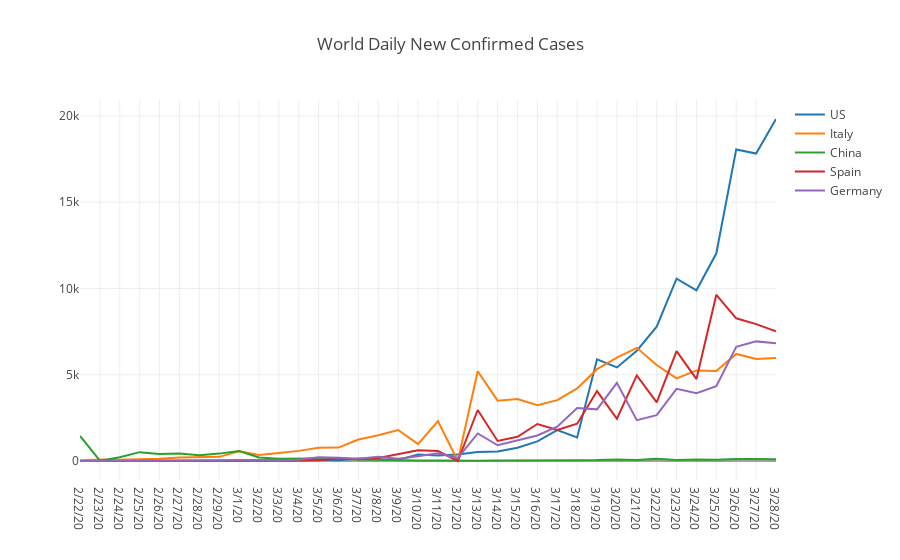

Notebook code for this chart:
### Code cell
dfConfirmedWorldTop5 = dfConfirmedWorldTop.head(5)

dfConfirmedWorldTop5DailyDataCols = dfConfirmedWorldTop5[dfConfirmedWorldTop5.columns[4:]]
dfConfirmedWorldTop5Daily = pd.concat([dfConfirmedWorldTop5[dfConfirmedWorldTop5.columns[:4]], dfConfirmedWorldTop5DailyDataCols.diff(axis=1)], axis=1)

data = [{
    'x': row[1].index[35:],
    'y': row[1].values[35:],
    'name': row[1].values[1] if str(row[1].values[0]) == 'nan' else '{} {}'.format( row[1].values[0], row[1].values[1])
}  for row in dfConfirmedWorldTop5Daily.iterrows()]

layout = dict(title = 'World Daily New Confirmed Cases')
py.iplot(dict(data=data, layout=layout))

dfConfirmedWorldTop5Daily

### Figure 1 — Plotly figure (JSON) as saved in the notebook; plotly's stock layout.template omitted (floating-point values rounded to 4 significant figures)
{"data": [{"name": "US", "x": ["2/22/20", "2/23/20", "2/24/20", "2/25/20", "2/26/20", "2/27/20", "2/28/20", "2/29/20", "3/1/20", "3/2/20", "3/3/20", "3/4/20", "3/5/20", "3/6/20", "3/7/20", "3/8/20", "3/9/20", "3/10/20", "3/11/20", "3/12/20", "3/13/20", "3/14/20", "3/15/20", "3/16/20", "3/17/20", "3/18/20", "3/19/20", "3/20/20", "3/21/20", "3/22/20", "3/23/20", "3/24/20", "3/25/20", "3/26/20", "3/27/20", "3/28/20"], "y": [0, 0, 36, 0, 6, 1, 2, 8, 6, 24, 20, 31, 68, 45, 140, 116, 65, 376, 322, 382, 516, 548, 772, 1133, 1789, 1362, 5894, 5423, 6389, 7787, 10571, 9893, 12038, 18058, 17821, 19821]}, {"name": "Italy", "x": ["2/22/20", "2/23/20", "2/24/20", "2/25/20", "2/26/20", "2/27/20", "2/28/20", "2/29/20", "3/1/20", "3/2/20", "3/3/20", "3/4/20", "3/5/20", "3/6/20", "3/7/20", "3/8/20", "3/9/20", "3/10/20", "3/11/20", "3/12/20", "3/13/20", "3/14/20", "3/15/20", "3/16/20", "3/17/20", "3/18/20", "3/19/20", "3/20/20", "3/21/20", "3/22/20", "3/23/20", "3/24/20", "3/25/20", "3/26/20", "3/27/20", "3/28/20"], "y": [42, 93, 74, 93, 131, 202, 233, 240, 566, 342, 466, 587, 769, 778, 1247, 1492, 1797, 977, 2313, 0, 5198, 3497, 3590, 3233, 3526, 4207, 5322, 5986, 6557, 5560, 4789, 5249, 5210, 6203, 5909, 5974]}, {"name": "China", "x": ["2/22/20", "2/23/20", "2/24/20", "2/25/20", "2/26/20", "2/27/20", "2/28/20", "2/29/20", "3/1/20", "3/2/20", "3/3/20", "3/4/20", "3/5/20", "3/6/20", "3/7/20", "3/8/20", "3/9/20", "3/10/20", "3/11/20", "3/12/20", "3/13/20", "3/14/20", "3/15/20", "3/16/20", "3/17/20", "3/18/20", "3/19/20", "3/20/20", "3/21/20", "3/22/20", "3/23/20", "3/24/20", "3/25/20", "3/26/20", "3/27/20", "3/28/20"], "y": [1451, 21, 219, 513, 412, 434, 328, 428, 576, 204, 125, 125, 151, 153, 80, 53, 37, 27, 34, 11, 13, 32, 26, 30, 25, 44, 54, 94, 55, 130, 63, 93, 70, 121, 115, 102]}, {"name": "Spain", "x": ["2/22/20", "2/23/20", "2/24/20", "2/25/20", "2/26/20", "2/27/20", "2/28/20", "2/29/20", "3/1/20", "3/2/20", "3/3/20", "3/4/20", "3/5/20", "3/6/20", "3/7/20", "3/8/20", "3/9/20", "3/10/20", "3/11/20", "3/12/20", "3/13/20", "3/14/20", "3/15/20", "3/16/20", "3/17/20", "3/18/20", "3/19/20", "3/20/20", "3/21/20", "3/22/20", "3/23/20", "3/24/20", "3/25/20", "3/26/20", "3/27/20", "3/28/20"], "y": [0, 0, 0, 4, 7, 2, 17, 13, 39, 36, 45, 57, 37, 141, 100, 173, 400, 622, 582, 0, 2955, 1159, 1407, 2144, 1806, 2162, 4053, 2447, 4964, 3394, 6368, 4749, 9630, 8271, 7933, 7516]}, {"name": "Germany", "x": ["2/22/20", "2/23/20", "2/24/20", "2/25/20", "2/26/20", "2/27/20", "2/28/20", "2/29/20", "3/1/20", "3/2/20", "3/3/20", "3/4/20", "3/5/20", "3/6/20", "3/7/20", "3/8/20", "3/9/20", "3/10/20", "3/11/20", "3/12/20", "3/13/20", "3/14/20", "3/15/20", "3/16/20", "3/17/20", "3/18/20", "3/19/20", "3/20/20", "3/21/20", "3/22/20", "3/23/20", "3/24/20", "3/25/20", "3/26/20", "3/27/20", "3/28/20"], "y": [0, 0, 0, 1, 10, 19, 2, 31, 51, 29, 37, 66, 220, 188, 129, 241, 136, 281, 451, 170, 1597, 910, 1210, 1477, 1985, 3070, 2993, 4528, 2365, 2660, 4183, 3930, 4337, 6615, 6933, 6824]}], "layout": {"title": "World Daily New Confirmed Cases"}}
